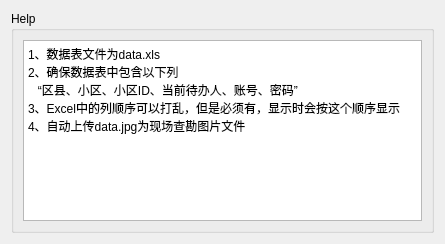
<?xml version="1.0" encoding="UTF-8"?>
<ui version="4.0">
 <class>Dialog</class>
 <widget class="QDialog" name="Dialog">
  <property name="geometry">
   <rect>
    <x>0</x>
    <y>0</y>
    <width>445</width>
    <height>244</height>
   </rect>
  </property>
  <property name="windowTitle">
   <string>Help</string>
  </property>
  <layout class="QHBoxLayout" name="horizontalLayout">
   <item>
    <widget class="QGroupBox" name="groupBox">
     <property name="title">
      <string>Help</string>
     </property>
     <layout class="QHBoxLayout" name="horizontalLayout_2">
      <item>
       <widget class="QTextBrowser" name="textBrowser">
        <property name="html">
         <string>&lt;!DOCTYPE HTML PUBLIC &quot;-//W3C//DTD HTML 4.0//EN&quot; &quot;http://www.w3.org/TR/REC-html40/strict.dtd&quot;&gt;
&lt;html&gt;&lt;head&gt;&lt;meta name=&quot;qrichtext&quot; content=&quot;1&quot; /&gt;&lt;style type=&quot;text/css&quot;&gt;
p, li { white-space: pre-wrap; }
&lt;/style&gt;&lt;/head&gt;&lt;body style=&quot; font-family:'Sans Serif'; font-size:9pt; font-weight:400; font-style:normal;&quot;&gt;
&lt;p style=&quot; margin-top:0px; margin-bottom:0px; margin-left:0px; margin-right:0px; -qt-block-indent:0; text-indent:0px;&quot;&gt;1、数据表文件为data.xls&lt;/p&gt;
&lt;p style=&quot; margin-top:0px; margin-bottom:0px; margin-left:0px; margin-right:0px; -qt-block-indent:0; text-indent:0px;&quot;&gt;2、确保数据表中包含以下列&lt;/p&gt;
&lt;p style=&quot; margin-top:0px; margin-bottom:0px; margin-left:0px; margin-right:0px; -qt-block-indent:0; text-indent:0px;&quot;&gt;   “区县、小区、小区ID、当前待办人、账号、密码”&lt;/p&gt;
&lt;p style=&quot; margin-top:0px; margin-bottom:0px; margin-left:0px; margin-right:0px; -qt-block-indent:0; text-indent:0px;&quot;&gt;3、Excel中的列顺序可以打乱，但是必须有，显示时会按这个顺序显示&lt;/p&gt;
&lt;p style=&quot; margin-top:0px; margin-bottom:0px; margin-left:0px; margin-right:0px; -qt-block-indent:0; text-indent:0px;&quot;&gt;4、自动上传data.jpg为现场查勘图片文件&lt;/p&gt;&lt;/body&gt;&lt;/html&gt;</string>
        </property>
       </widget>
      </item>
     </layout>
    </widget>
   </item>
  </layout>
 </widget>
 <resources/>
 <connections/>
</ui>
